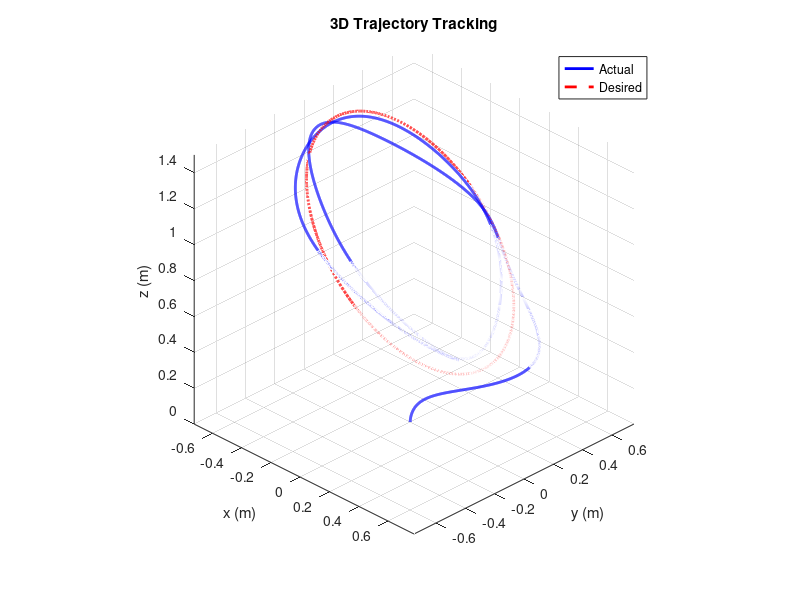
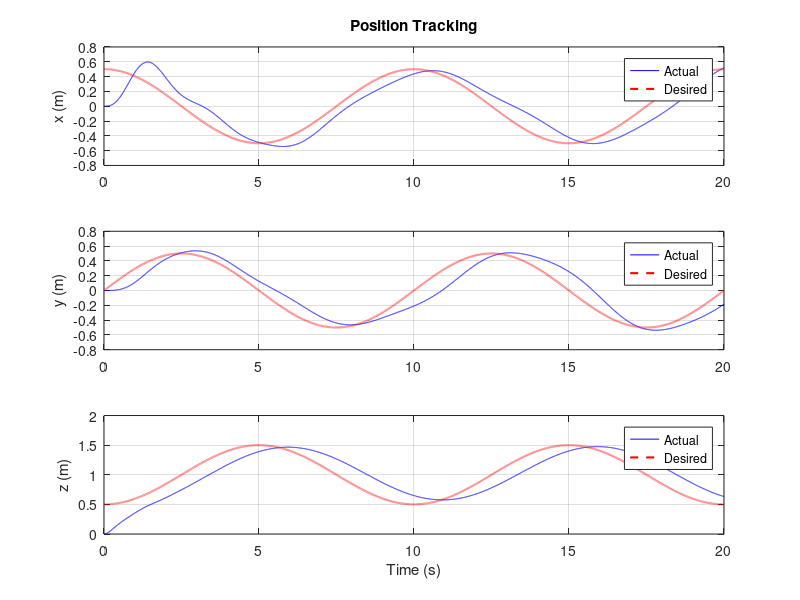
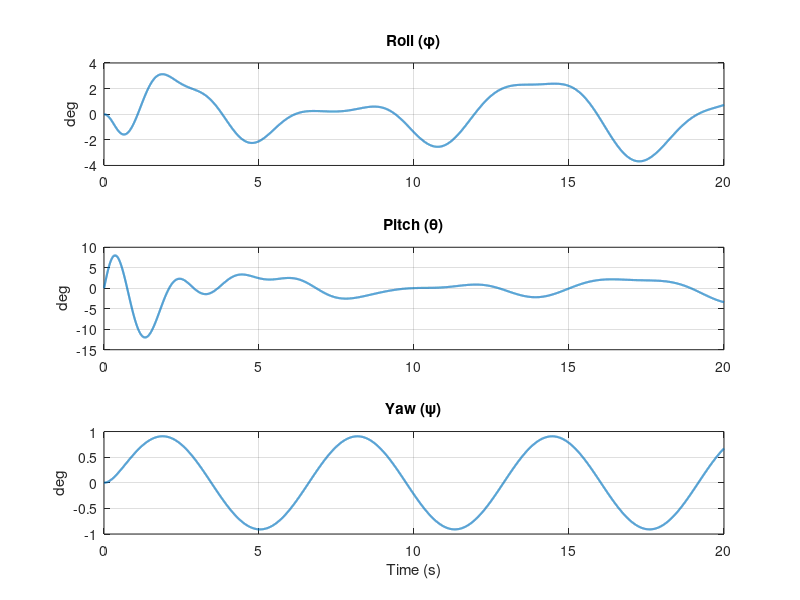

Recreate these plots in MATLAB, in order.
%% =========================================================================
%% 3D Trajectory Control Simulation for Quadrotor (COMPLETED VERSION)
%% =========================================================================
function QuadrotorPID()
%% =========================================================================
%% 1. PARAMETER INITIALIZATION
%% =========================================================================
clearvars; clc; close all;
% Physical parameters
m = 1.121;         % Quadrotor mass (kg)
g = 9.81;          % Gravity acceleration (m/s^2)

Ixx = 0.01;          % Moments of inertia (kg*m^2)
Iyy = 0.01;
Izz = 0.0148;
Ir = 2.83e-5;       % Rotor moment of inertia

k = 2.98e-5;       % Lift constant
b = 3.23e-7;       % Drag constant
l = 0.25;          % Arm length (m)

Ax = 5.56e-4;       % Drag coefficients
Ay = 5.56e-4;
Az = 6.35e-4;

%% =========================================================================
%% 2. INITIAL CONDITIONS & SIMULATION TIMING
%% =========================================================================
% Initial state vector x0 (12 x 1)
% [x, y, z, vx, vy, vz, phi, theta, psi, phi_dot, theta_dot, psi_dot]

x0 = zeros(12, 1);  

t0 = 0;         
Tf = 20;        

%% =========================================================================
%% 3. DIFFERENTIAL EQUATION SOLVER (ODE45)
%% =========================================================================
opts = odeset('RelTol', 1e-3, 'AbsTol', 1e-5, 'MaxStep', 0.02);

% Function handle directly calls nested function 'f'
[t, X] = ode45(@f, [t0 Tf], x0, opts);

% Extract states
x = X(:,1);
y = X(:,2);
z = X(:,3);

phi = X(:,7);
theta = X(:,8);
psi = X(:,9);

%% =========================================================================
%% 4. REFERENCE TRAJECTORY GENERATION FOR PLOTTING
%% =========================================================================
xd = 0.5 * cos(pi * t / 5);
yd = 0.5 * sin(pi * t / 5);
zd = 1 - 0.5 * cos(pi * t / 5);

%% =========================================================================
%% 5. PLOTTING RESULTS
%% =========================================================================
figure(1);
plot3(x, y, z, 'b', 'LineWidth', 2); hold on;
plot3(xd, yd, zd, 'r--', 'LineWidth', 2);
grid on;
xlabel('x (m)'); ylabel('y (m)'); zlabel('z (m)');
legend('Actual', 'Desired');
title('3D Trajectory Tracking');
axis equal; view(45, 30);

figure(2);
subplot(3,1,1); plot(t, x, 'b', t, xd, 'r--', 'LineWidth', 1.5); grid on;
ylabel('x (m)'); legend('Actual','Desired')
title('Position Tracking');
subplot(3,1,2); plot(t, y, 'b', t, yd, 'r--', 'LineWidth', 1.5); grid on;
ylabel('y (m)'); legend('Actual','Desired')
subplot(3,1,3); plot(t, z, 'b', t, zd, 'r--', 'LineWidth', 1.5); grid on;
ylabel('z (m)'); xlabel('Time (s)');  legend('Actual','Desired')

figure(3);
subplot(3,1,1); plot(t, rad2deg(phi), 'LineWidth', 1.5);
title('Roll (\phi)'); grid on; ylabel('deg');
subplot(3,1,2); plot(t, rad2deg(theta), 'LineWidth', 1.5);
title('Pitch (\theta)'); grid on; ylabel('deg');
subplot(3,1,3); plot(t, rad2deg(psi), 'LineWidth', 1.5);
title('Yaw (\psi)'); grid on; ylabel('deg'); xlabel('Time (s)');

%% =========================================================================
%% CONTROL FUNCTION
%% =========================================================================
function deq = f(t, X)
    persistent int_p int_a t_prev
    if isempty(int_p)
        int_p = zeros(3,1);
        int_a = zeros(3,1);
        t_prev = t;
    end
    
    dt = max(t - t_prev, 1e-6); % Dynamic time step
    t_prev = t;

    % Reference Trajectory
    xd = 0.5*cos(pi*t/5);
    yd = 0.5*sin(pi*t/5);
    zd = 1 - 0.5*cos(pi*t/5);
    ref = [xd; yd; zd];
    psi_d = 0;

    x = X(1); y = X(2); z = X(3);
    x_dot = X(4); y_dot = X(5); z_dot = X(6);

    phi = X(7); theta = X(8); psi = X(9);
    phi_dot = X(10); theta_dot = X(11); psi_dot = X(12);
    
    pos = [x y z]';
    v = [x_dot y_dot z_dot]';
    att = [phi theta psi]';
    att_v = [phi_dot theta_dot psi_dot]';

    % External Disturbances
    dx = 0.3*sin(t);
    dy = 0.3*sin(t);
    dz = 0.1*cos(0.5*t);
    dphi = 0.2*sin(2*t);
    dtheta = 0.2*sin(2*t);
    dpsi = 0.1*sin(t);

%% =========================================================================
%% Parameters of PID for Positions Controller and Attitudes Controller
%% =========================================================================
    Kp_p = [6; 6; 7];
    Ki_p = [0.05; 0.05; 0.20];
    Kd_p = [4; 4; 7];

    Kp_a = [12; 12; 6];
    Ki_a = [0.02; 0.02; 0.01];
    Kd_a = [4; 4; 2];

%% =========================================================================
%% Outer Loop: Position Control
%% =========================================================================
    e_p = ref - pos;
    e_v = -v; 
    int_p = int_p + e_p * dt;
    int_p = sat(int_p, 2);

    u = Kp_p.*e_p + Kd_p.*e_v + Ki_p.*int_p;
    ux = u(1); uy = u(2); uz = u(3);

    % Thrust and Desired Roll/Pitch
    T = m * sqrt(ux^2 + uy^2 + (uz + g)^2); 
    
    phi_d   = asin((ux*sin(psi_d) - uy*cos(psi_d)) / sqrt(ux^2 + uy^2 + (uz + g)^2));

    theta_d = atan((ux*cos(psi_d) + uy*sin(psi_d)) / (uz + g));

    att_ref = [phi_d theta_d psi_d]';

%% =========================================================================
%% Inner Loop: Attitude Control
%% =========================================================================    
    e_a = att_ref - att;
    e_attv = -att_v;
    int_a = int_a + e_a * dt;
    int_a = sat(int_a, 1);

    tau = Kp_a .* e_a + Kd_a .* e_attv + Ki_a .* int_a;
    tau_phi = tau(1);
    tau_theta = tau(2);
    tau_psi = tau(3);

    % Motor speeds
    w1 = sqrt(max(0,T/(4*k) - tau_theta/(2*k*l) - tau_psi/(4*b)));
    w2 = sqrt(max(0,T/(4*k) - tau_phi  /(2*k*l) + tau_psi/(4*b)));
    w3 = sqrt(max(0,T/(4*k) + tau_theta/(2*k*l) - tau_psi/(4*b)));
    w4 = sqrt(max(0,T/(4*k) + tau_phi  /(2*k*l) + tau_psi/(4*b)));

    w_alpha = w1 - w2 + w3 - w4;

    % % Derivative equations of attitudes
    phi_dot2 = (tau_phi + (Iyy - Izz)*theta_dot*psi_dot + Ir*w_alpha*theta_dot + dphi)/Ixx;

    theta_dot2 = (tau_theta + (Izz - Ixx)*phi_dot*psi_dot - Ir*w_alpha*phi_dot + dtheta)/Iyy;

    psi_dot2 = (tau_psi + (Ixx - Iyy)*phi_dot*theta_dot + dpsi)/Izz;

    % % Derivative equations of positions
    x_dot2 = (T/m)*( cos(phi)*sin(theta)*cos(psi) + sin(phi)*sin(psi)) - (Ax/m)*x_dot + dx;

    y_dot2 = (T/m)*( cos(phi)*sin(theta)*sin(psi) - sin(phi)*cos(psi)) - (Ay/m)*y_dot + dy;

    z_dot2 = (T/m)*cos(phi)*cos(theta) - g - (Az/m)*z_dot + dz;

    % Derivatives Vector Output
    deq = zeros(12,1);
    deq(1) = x_dot;
    deq(2) = y_dot;
    deq(3) = z_dot;

    deq(4) = x_dot2;
    deq(5) = y_dot2;
    deq(6) = z_dot2;

    deq(7) = phi_dot;
    deq(8) = theta_dot;
    deq(9) = psi_dot;

    deq(10) = phi_dot2;
    deq(11) = theta_dot2;
    deq(12) = psi_dot2;
end

%% =========================================================================
%% HELPER FUNCTION
%% =========================================================================
function y = sat(u, lim)
    y = min(max(u, -lim), lim);
end
end
